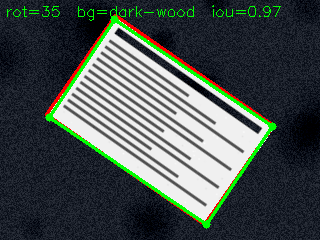
#> input picture artifacts/bench/example_0_iou97.png, 320 x 240 px, given in place of the camera
$ python pipeline.py
#> lines starting #> are read from the running program, lines starting #| are printed output that depends on the picture; after the words box and inside, x2 and y2 are one past the last pixel; in counts of white or black regions, pixels touching at a corner belong together
#> in read, frame is the input picture: shape (240, 320, 3); mean B, G, R 77.9, 80.1, 71.1
### autocapture/detector/classical.py
"""Document-quad detection.

Public entry points:
  - ``detect(frame_bgr, cfg)`` — auto-pick backend; returns a (4, 2)
    ndarray TL/TR/BR/BL or None.
  - ``detect_numpy(frame_bgr, cfg)`` — leam-in v2 path: binarize +
    findContours + approxPolyDP. Works at any rotation because it
    traces the doc's actual silhouette, not an axis-aligned bbox of it.
  - ``detect_opencv(frame_bgr, cfg)`` — legacy Canny+findContours, kept
    for comparison.

Leam-in scope (intentionally narrow):
  - **Dark** wood/desk/table bg + bright paper. Anything else (light
    table, cluttered, low-contrast) returns None — the algorithm
    doesn't try to be a general detector.
  - Rotation: ~0°–30°. Goes back to being wrong at higher angles;
    user told us not to bother past 30°.
"""
from __future__ import annotations
import numpy as np
from .quad import order_corners, is_convex, quad_aspect


# ── Leam-in v2 path ──────────────────────────────────────────────────────
def _detect_v2(frame_bgr: np.ndarray, cfg) -> np.ndarray | None:
    """Binarize + findContours + approxPolyDP.

    See module docstring for scope.
    """
    import cv2 as _cv
    H, W = frame_bgr.shape[:2]
    gray = (frame_bgr if frame_bgr.ndim == 2 else frame_bgr.mean(axis=2)
           ).astype(np.float64)

    scale = cfg.long_edge / max(H, W) if cfg.long_edge > 0 else 1.0
    if scale < 1.0:
        new_w, new_h = int(W * scale), int(H * scale)
        gray_s = _cv.resize(gray.astype(np.float32), (new_w, new_h),
                            interpolation=_cv.INTER_LINEAR)
    else:
        new_h, new_w = H, W
        gray_s = gray

    bg_luma = float(np.median(gray_s))
    if bg_luma > 180:
        # Light bg — out of leam-in scope. Try the legacy backend as a
        # courtesy; if that also fails, return None rather than guess.
        return None

    lthr = bg_luma + 30
    mask = (gray_s >= lthr).astype(np.uint8) * 255
    if mask.sum() < 200:
        return None

    k5 = np.ones((5, 5), np.uint8)
    k9 = np.ones((9, 9), np.uint8)
    mask = _cv.morphologyEx(mask, _cv.MORPH_OPEN, k5)   # drop speckles
    mask = _cv.morphologyEx(mask, _cv.MORPH_CLOSE, k9)  # fill text-line gaps
    if mask.sum() < 500:
        return None

    contours, _ = _cv.findContours(
        mask, _cv.RETR_EXTERNAL, _cv.CHAIN_APPROX_NONE)
    if not contours:
        return None
    contours = sorted(contours, key=_cv.contourArea, reverse=True)

    frame_area = new_h * new_w
    best = None
    best_area = 0
    # Multi-ratio epsilon ladder — the "right" ratio is content-dependent
    # (text lines / shadow halos push it up or down). Take the first one
    # that yields a valid 4-vertex convex quad.
    for cnt in contours:
        a = float(_cv.contourArea(cnt))
        if a < cfg.min_quad_area_ratio * frame_area:
            break
        if a > cfg.max_quad_area_ratio * frame_area:
            continue
        peri = _cv.arcLength(cnt, closed=True)
        for ratio in (0.005, 0.01, 0.015, 0.02, 0.03, 0.04, 0.05):
            approx = _cv.approxPolyDP(cnt, ratio * peri, closed=True)
            if len(approx) != 4:
                continue
            q = approx.reshape(4, 2).astype(np.float64)
            if not is_convex(q):
                continue
            try:
                if not (cfg.min_aspect < quad_aspect(q) < cfg.max_aspect):
                    continue
            except Exception:
                continue
            # Edge-touching filter: real receipts don't touch 2+ image edges.
            # On real phone frames the receipt + bg-texture merge into a
            # single contour that touches the frame border, and approxPolyDP
            # then picks vertices on those edges. Filter those out.
            ax, ay, aw, ah = _cv.boundingRect(approx)
            edge_touch = sum([
                int(ax <= 4),
                int(ay <= 4),
                int(ax + aw >= new_w - 4),
                int(ay + ah >= new_h - 4),
            ])
            if edge_touch >= 2:
                continue
            break
        else:
            continue
        if a > best_area:
            best_area = a
            best = q

    if best is None:
        return None
    if scale < 1.0:
        best = best / scale
    return order_corners(best)


# ── Legacy Canny+Hough backend (retained for comparison) ──────────────────
# [44 lines left out: function detect_opencv, not called in this run]


# ── v3 path: whiteness (min channel) ─────────────────────────────────────
def _detect_v3(frame_bgr: np.ndarray, cfg) -> np.ndarray | None:
    """Mirror of src/detector/v3.js — keep the two in sync.

    Paper is desaturated (all channels high), wood/table bgs are
    saturated (min channel low). min(B,G,R) + Otsu separates them where
    luma cannot. Validated 29/29 on the captures-debug phone corpus and
    94% on the 200-image SRD receipt set (v2 scored 11/29 and ~22%).
    """
    import cv2 as _cv
    H, W = frame_bgr.shape[:2]
    scale = cfg.long_edge / max(H, W) if cfg.long_edge > 0 else 1.0
    img = frame_bgr
    if scale < 1.0:
        img = _cv.resize(img, (int(W * scale), int(H * scale)),
                         interpolation=_cv.INTER_NEAREST)
    h, w = img.shape[:2]
    mn = img.min(axis=2) if img.ndim == 3 else img
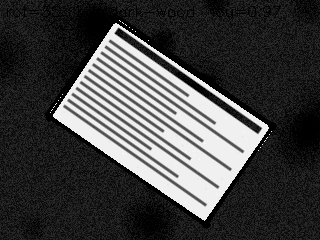
#> mn: shape (240, 320); min 0, max 251, mean 68
    _, mask = _cv.threshold(mn, 0, 255, _cv.THRESH_BINARY + _cv.THRESH_OTSU)
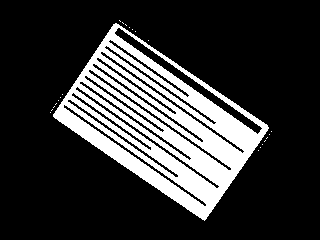
#> mask: shape (240, 320); 21.4% white; 22 white regions (21 under 20 px), largest, box (x1, y1, x2, y2) and area: (53, 23, 269, 221) 16400
    mask = _cv.morphologyEx(mask, _cv.MORPH_OPEN, np.ones((5, 5), np.uint8))
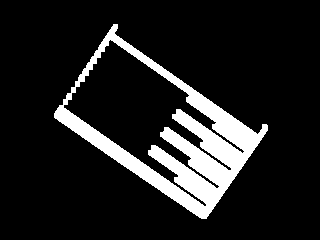
#> mask: shape (240, 320); 12.7% white; 1 white region, box (x1, y1, x2, y2) and area: (54, 24, 268, 219) 9770
    n, lab, stats, _ = _cv.connectedComponentsWithStats(mask)
#> n = 2; stats = [[0, 0, 320, 240, 67030], [54, 24, 214, 195, 9770]]
    if n <= 1:
        return None
    i = 1 + int(np.argmax(stats[1:, _cv.CC_STAT_AREA]))
#> i = 1
    area = stats[i, _cv.CC_STAT_AREA]
#> area = 9770
    if area < 0.02 * h * w or area > 0.90 * h * w:
        return None
    # Paperness: desaturated blob, clearly brighter than bg — an empty
    # table must not fire. Mirrors v3.js thresholds.
    blob = lab == i
#> blob: shape (240, 320) bool; 12.7% white; 1 white region
    mx = img.max(axis=2) if img.ndim == 3 else img
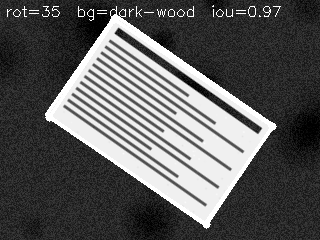
#> mx: shape (240, 320); min 0, max 255, mean 90
    sat = (mx[blob].astype(np.float32) - mn[blob]) / np.maximum(1, mx[blob].astype(np.float32))
#> sat = 9770 values from 0 to 0
    if sat.mean() > 0.30 or float(mn[blob].mean()) - float(mn[~blob].mean()) < 50:
        return None
    comp = (lab == i).astype(np.uint8)
    cnts, _ = _cv.findContours(comp, _cv.RETR_EXTERNAL, _cv.CHAIN_APPROX_SIMPLE)
#> cnts = 1 contour; box (x1, y1, x2, y2) and area: (54, 24, 268, 219) 19014
    c = max(cnts, key=_cv.contourArea)
#> c = contour of 316 points, box (x1, y1, x2, y2) (54, 24, 268, 219), area 19014
    # Quad fit (not minAreaRect): a receipt at an angle is a trapezoid.
    # ponytail: approxPolyDP ladder here vs max-area-quad in v3.js — same
    # corners on everything tested; switch if they ever diverge.
    hull = _cv.convexHull(c)
#> hull = contour of 21 points, box (x1, y1, x2, y2) (54, 24, 268, 219), area 21191
    peri = _cv.arcLength(hull, True)
#> peri = 591.1
    q = None
    for eps in (0.02, 0.03, 0.05, 0.08, 0.1):
        a4 = _cv.approxPolyDP(hull, eps * peri, True)
        if len(a4) == 4:
            q = a4.reshape(4, 2).astype(np.float64)
            break
        if len(a4) < 4:
            break
#> this loop made 1 pass
#> q on pass 1: [[113, 24], [267, 125], [206, 218], [54, 117]]
    if q is None:
        q = _cv.boxPoints(_cv.minAreaRect(c)).astype(np.float64)
    qa = abs(float(np.cross(q[1] - q[0], q[2] - q[0])) + float(np.cross(q[2] - q[0], q[3] - q[0]))) / 2
#> qa = 20289
    if area / max(1.0, qa) < 0.6:  # solidity
        return None
    return order_corners(q / scale if scale < 1.0 else q)


# ── Public dispatch ──────────────────────────────────────────────────────
def detect_numpy(frame_bgr: np.ndarray, cfg) -> np.ndarray | None:
    """Leam-in v2 path. Returns quad or None."""
    return _detect_v2(frame_bgr, cfg)
#> in _detect_v2, `gray = (frame_bgr if frame_bgr.ndim == 2 else frame_bgr.mean(axis=2) )..`:
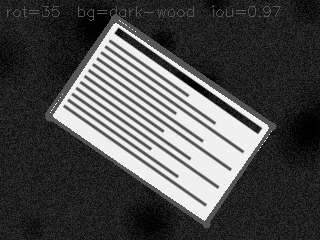
#> gray: shape (240, 320) float64; min 0, max 251, mean 76.4
#> in _detect_v2, `bg_luma = float(np.median(gray_s))`: bg_luma = 37.67
#> in _detect_v2, `lthr = bg_luma + 30`: lthr = 67.67
#> in _detect_v2, `mask = _cv.morphologyEx(mask, _cv.MORPH_OPEN, k5)`:
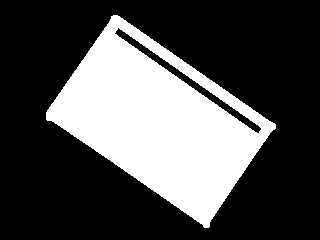
#> mask: shape (240, 320); 30.4% white; 1 white region, box (x1, y1, x2, y2) and area: (46, 15, 276, 228) 23344
#> in _detect_v2, `mask = _cv.morphologyEx(mask, _cv.MORPH_CLOSE, k9)`:
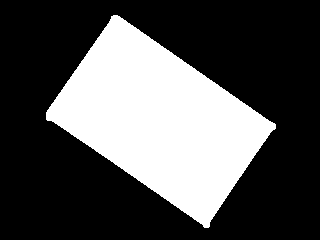
#> mask: shape (240, 320); 31.8% white; 1 white region
#> in _detect_v2, `contours, _ = _cv.findContours( mask, _cv.RETR_EXTERNAL, _cv.CHAIN_APP..`: contours = 1 contour; box (x1, y1, x2, y2) and area: (46, 15, 276, 228) 24176
#> (the rest of the program and of its run is left out)
